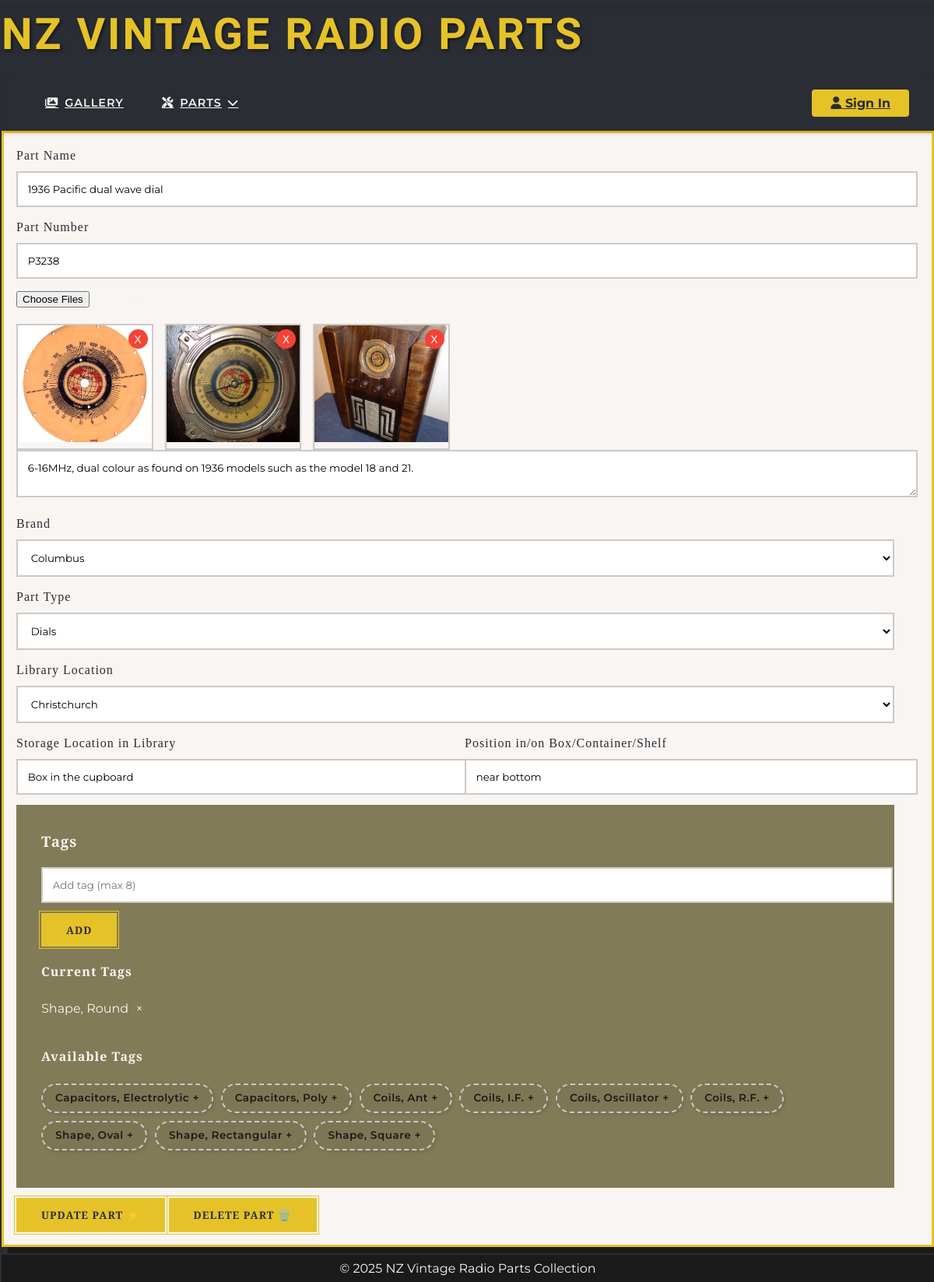
The app's page /parts/1/edit, older data.
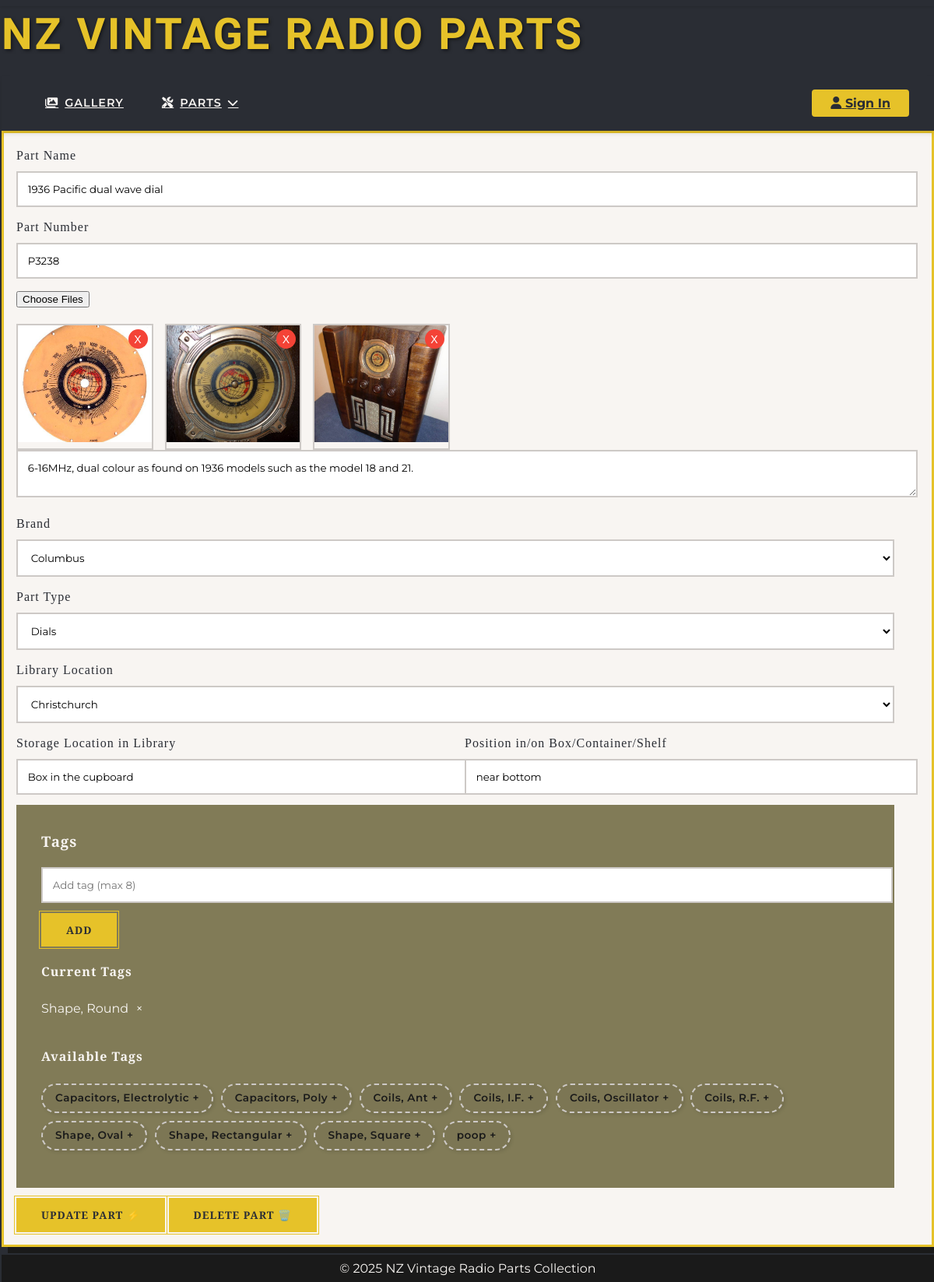
The same page, newer data.
### app/models.py (models this page shows, shortened)
class Image(db.Model):
    __tablename__ = 'Image'
    id = db.Column(db.Integer, primary_key=True, autoincrement=True)
    filename = db.Column(db.String(100), nullable=False)
    description = db.Column(db.String(500))
    created_at = db.Column(db.DateTime,
                           default=lambda: datetime.now(timezone.utc))
    location_id = db.Column(db.Integer, db.ForeignKey('Location.id'))
    part_id = db.Column(db.Integer, db.ForeignKey('Part.id'))
    location = db.relationship('Location', back_populates='images')
    part = db.relationship('Part', back_populates='images')

class Tag(db.Model):
    __tablename__ = 'Tag'
    id = db.Column(db.Integer, primary_key=True, autoincrement=True)
    name = db.Column(db.String(100), nullable=False, unique=True)
    description = db.Column(db.String(255))
    slug = db.Column(db.String(100), nullable=False, unique=True, index=True)
    parts = db.relationship('Part', secondary=part_tags, back_populates='tags')

### app/blueprints/parts.py (the view, shortened to what this page needs)
@bp.route('/add', methods=['GET', 'POST'])
@bp.route('/<int:part_id>/edit', methods=['GET', 'POST'])
def manage_part(part_id=None):
    part = Part.query.get(part_id) if part_id else None
    brands = Brand.query.order_by(Brand.name).all()
    part_types = PartType.query.order_by(PartType.name).all()
    locations = Location.query.order_by(Location.name).all()
    all_tags = Tag.query.order_by(Tag.name).all()
    return render_template('manage_part.html',
                         part=part,
                         brands=brands,
                         part_types=part_types,
                         locations=locations,
                         all_tags=all_tags)

### app/blueprints/parts.py (called while the page is built)
@bp.context_processor
def inject_now():
    return {'current_year': datetime.now().year}

### app/templates/manage_part.html (shortened to what the changed rows need)
{% extends 'layout.html' %}
{% block content %}
<form id="part-form" class="art-deco-form" method="POST" enctype="multipart/form-data" data-upload-url="{{ url_for('parts.upload_images') }}">
    <div class="upload-section">
        <div id="existing-images" class="existing-images-grid">
            {% if part %}
                {% for image in part.images %}
                <div class="existing-image-wrapper">
                    <img src="{{ url_for('static', filename='images/' + image.filename) }}"
                        alt="{{ image.filename }}" class="existing-image"
                        data-image-id="{{ image.id }}">
                        <button type="button" class="delete-image" data-image-id="{{ image.id }}">X</button>
                </div>
                {% endfor %}
            {% endif %}
        </div>
    </div>
    <div class="tag-manager">
        <div class="tag-section">
            <div id="existing-tags" class="tag-cloud">
                {% for tag in all_tags %}
                    {% if not part or tag not in part.tags %}
                    <span class="tag available-tag" data-tag-name="{{ tag.name }}">
                        {{ tag.name }}
                        <span class="add-tag" aria-hidden="true">+</span>
                    </span>
                    {% endif %}
                {% endfor %}
            </div>
        </div>
    </div>
</form>
{% block scripts %}
<link href="https://unpkg.com/filepond/dist/filepond.min.css" rel="stylesheet">
<link href="https://unpkg.com/filepond-plugin-image-preview/dist/filepond-plugin-image-preview.min.css" rel="stylesheet">
{% endblock %}
{% endblock %}

Row changes from the older to the newer data that the page shows:
added Tag: name "poop"
